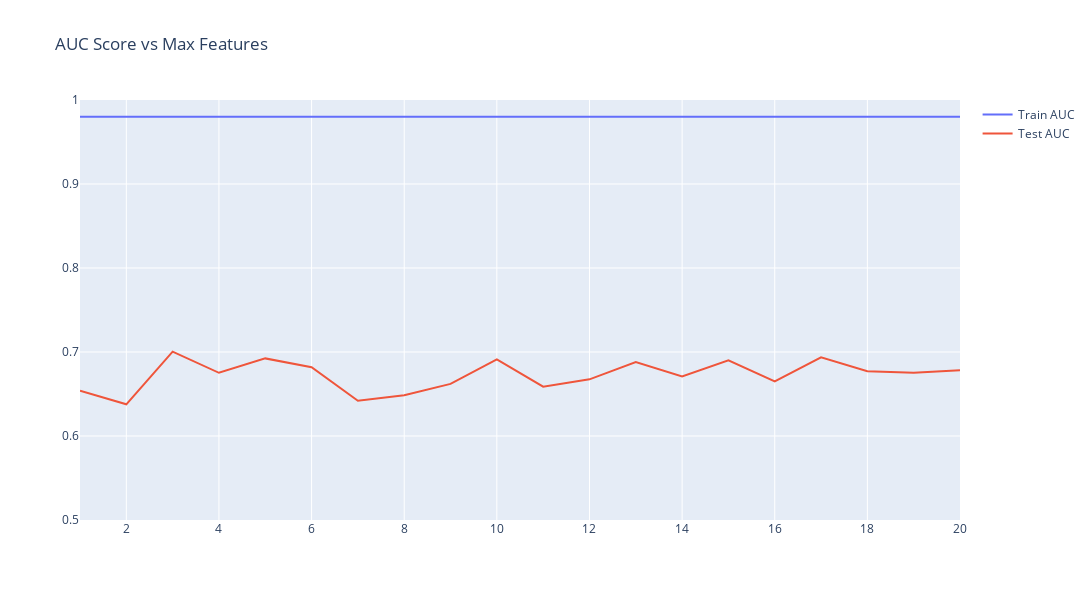

The cell this chart's notebook holds for it:
### Code cell
fig1 = go.Figure()

# Add traces
fig1.update_layout(yaxis_range=[0.50,1.0],title='AUC Score vs Max Features', width=1200, height=600)

fig1.add_trace(go.Scatter(x=max_features, y=train_results,
                    mode='lines',
                    name='Train AUC'))
fig1.add_trace(go.Scatter(x=max_features, y=test_results,
                    mode='lines',
                    name='Test AUC'))

fig1.show()
#fig1.write_image("resources/max_features.png")

### Figure 1 — Plotly figure (JSON) as saved in the notebook; plotly's stock layout.template omitted (floating-point values rounded to 4 significant figures)
{"data": [{"mode": "lines", "name": "Train AUC", "type": "scatter", "x": [1, 2, 3, 4, 5, 6, 7, 8, 9, 10, 11, 12, 13, 14, 15, 16, 17, 18, 19, 20], "y": [0.9801, 0.9801, 0.9801, 0.9801, 0.9801, 0.9801, 0.9801, 0.9801, 0.9801, 0.9801, 0.9801, 0.9801, 0.9801, 0.9801, 0.9801, 0.9801, 0.9801, 0.9801, 0.9801, 0.9801]}, {"mode": "lines", "name": "Test AUC", "type": "scatter", "x": [1, 2, 3, 4, 5, 6, 7, 8, 9, 10, 11, 12, 13, 14, 15, 16, 17, 18, 19, 20], "y": [0.6539, 0.6377, 0.7004, 0.6752, 0.6924, 0.6818, 0.6419, 0.6485, 0.662, 0.6911, 0.6587, 0.6675, 0.688, 0.6708, 0.6902, 0.6649, 0.6938, 0.677, 0.6754, 0.6783]}], "layout": {"height": 600, "title": {"text": "AUC Score vs Max Features"}, "width": 1200, "yaxis": {"range": [0.5, 1]}}}
